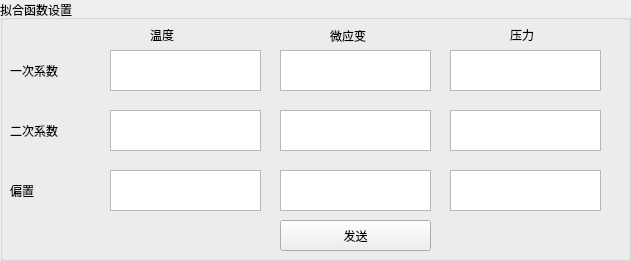
     <widget class="QGroupBox" name="groupBox_13">
      <property name="geometry">
       <rect>
        <x>330</x>
        <y>10</y>
        <width>631</width>
        <height>261</height>
       </rect>
      </property>
      <property name="title">
       <string>拟合函数设置</string>
      </property>
      <widget class="QTextEdit" name="one_stage_T">
       <property name="geometry">
        <rect>
         <x>110</x>
         <y>50</y>
         <width>151</width>
         <height>41</height>
        </rect>
       </property>
       <property name="sizePolicy">
        <sizepolicy hsizetype="Expanding" vsizetype="Ignored">
         <horstretch>0</horstretch>
         <verstretch>0</verstretch>
        </sizepolicy>
       </property>
       <property name="placeholderText">
        <string/>
       </property>
      </widget>
      <widget class="QTextEdit" name="two_stage_T">
       <property name="geometry">
        <rect>
         <x>110</x>
         <y>110</y>
         <width>151</width>
         <height>41</height>
        </rect>
       </property>
       <property name="placeholderText">
        <string/>
       </property>
      </widget>
      <widget class="QTextEdit" name="zero_stage_T">
       <property name="geometry">
        <rect>
         <x>110</x>
         <y>170</y>
         <width>151</width>
         <height>41</height>
        </rect>
       </property>
       <property name="placeholderText">
        <string/>
       </property>
      </widget>
      <widget class="QPushButton" name="send_para">
       <property name="geometry">
        <rect>
         <x>280</x>
         <y>220</y>
         <width>151</width>
         <height>31</height>
        </rect>
       </property>
       <property name="text">
        <string>发送</string>
       </property>
      </widget>
      <widget class="QLabel" name="label_55">
       <property name="geometry">
        <rect>
         <x>10</x>
         <y>60</y>
         <width>91</width>
         <height>21</height>
        </rect>
       </property>
       <property name="text">
        <string>一次系数</string>
       </property>
      </widget>
      <widget class="QLabel" name="label_56">
       <property name="geometry">
        <rect>
         <x>10</x>
         <y>120</y>
         <width>91</width>
         <height>21</height>
        </rect>
       </property>
       <property name="text">
        <string>二次系数</string>
       </property>
      </widget>
      <widget class="QLabel" name="label_57">
       <property name="geometry">
        <rect>
         <x>10</x>
         <y>180</y>
         <width>91</width>
         <height>21</height>
        </rect>
       </property>
       <property name="text">
        <string>偏置</string>
       </property>
      </widget>
      <widget class="QLabel" name="label_58">
       <property name="geometry">
        <rect>
         <x>150</x>
         <y>24</y>
         <width>72</width>
         <height>21</height>
        </rect>
       </property>
       <property name="text">
        <string>温度</string>
       </property>
      </widget>
      <widget class="QLabel" name="label_59">
       <property name="geometry">
        <rect>
         <x>330</x>
         <y>26</y>
         <width>72</width>
         <height>20</height>
        </rect>
       </property>
       <property name="text">
        <string>微应变</string>
       </property>
      </widget>
      <widget class="QLabel" name="label_60">
       <property name="geometry">
        <rect>
         <x>510</x>
         <y>24</y>
         <width>72</width>
         <height>21</height>
        </rect>
       </property>
       <property name="text">
        <string>压力</string>
       </property>
      </widget>
      <widget class="QTextEdit" name="one_stage_D">
       <property name="geometry">
        <rect>
         <x>280</x>
         <y>50</y>
         <width>151</width>
         <height>41</height>
        </rect>
       </property>
       <property name="sizePolicy">
        <sizepolicy hsizetype="Expanding" vsizetype="Fixed">
         <horstretch>0</horstretch>
         <verstretch>0</verstretch>
        </sizepolicy>
       </property>
       <property name="placeholderText">
        <string/>
       </property>
      </widget>
      <widget class="QTextEdit" name="two_stage_D">
       <property name="geometry">
        <rect>
         <x>280</x>
         <y>110</y>
         <width>151</width>
         <height>41</height>
        </rect>
       </property>
       <property name="placeholderText">
        <string/>
       </property>
      </widget>
      <widget class="QTextEdit" name="zero_stage_D">
       <property name="geometry">
        <rect>
         <x>280</x>
         <y>170</y>
         <width>151</width>
         <height>41</height>
        </rect>
       </property>
       <property name="placeholderText">
        <string/>
       </property>
      </widget>
      <widget class="QTextEdit" name="one_stage_P">
       <property name="geometry">
        <rect>
         <x>450</x>
         <y>50</y>
         <width>151</width>
         <height>41</height>
        </rect>
       </property>
       <property name="placeholderText">
        <string/>
       </property>
      </widget>
      <widget class="QTextEdit" name="two_stage_P">
       <property name="geometry">
        <rect>
         <x>450</x>
         <y>110</y>
         <width>151</width>
         <height>41</height>
        </rect>
       </property>
       <property name="placeholderText">
        <string/>
       </property>
      </widget>
      <widget class="QTextEdit" name="zero_stage_P">
       <property name="geometry">
        <rect>
         <x>450</x>
         <y>170</y>
         <width>151</width>
         <height>41</height>
        </rect>
       </property>
       <property name="placeholderText">
        <string/>
       </property>
      </widget>
     </widget>
